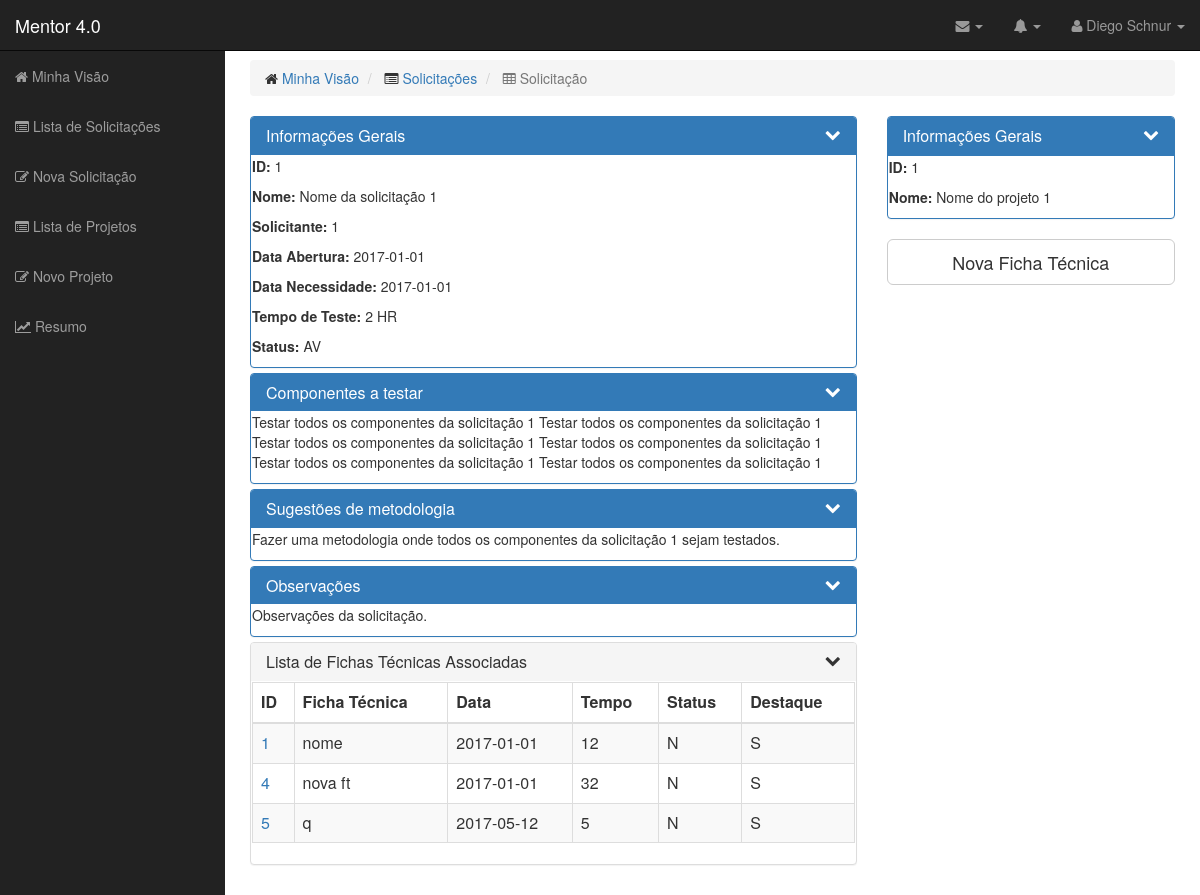
Screenshot of /lista-solicitacao.php?id=1 with the database file from the repository.
### tables this page shows
CREATE TABLE `tbl_solicitacoes` (
  `id_sol` int(11) NOT NULL AUTO_INCREMENT,
  `nome_sol` varchar(50) NOT NULL,
  `dataAbertura_sol` date NOT NULL,
  `dataNecessidade_sol` date DEFAULT NULL,
  `tempoTeste_sol` int(11) DEFAULT NULL,
  `unidadeMedida_sol` char(2) DEFAULT NULL,
  `componentesTestar_sol` mediumtext,
  `metodologia_sol` mediumtext,
  `observacoes_sol` mediumtext,
  `visibilidade_sol` char(2) DEFAULT 'PR',
  `status_sol` char(2) DEFAULT NULL,
  `idProjeto_sol` int(11) DEFAULT NULL,
  `idUsuario_sol` int(1) DEFAULT NULL,
  PRIMARY KEY (`id_sol`),
  UNIQUE KEY `nome_sol_UNIQUE` (`nome_sol`),
  KEY `fk_idprojeto_idx` (`idProjeto_sol`),
  KEY `fk_idusuario_usuario_idx` (`idUsuario_sol`),
  CONSTRAINT `fk_solicitacao_projeto` FOREIGN KEY (`idProjeto_sol`) REFERENCES `tbl_projetos` (`id_prj`) ON DELETE NO ACTION ON UPDATE NO ACTION,
  CONSTRAINT `fk_solicitacao_usuario` FOREIGN KEY (`idUsuario_sol`) REFERENCES `tbl_usuarios` (`id_us`) ON DELETE NO ACTION ON UPDATE NO ACTION
);

CREATE TABLE `tbl_fichastecnicas` (
  `id_ft` int(11) NOT NULL AUTO_INCREMENT,
  `nome_ft` varchar(50) NOT NULL,
  `dataInicial_ft` date DEFAULT NULL,
  `dataFinal_ft` date DEFAULT NULL,
  `tempoTeste_ft` int(11) DEFAULT NULL,
  `localTeste_ft` varchar(50) DEFAULT NULL,
  `cliente_ft` varchar(50) DEFAULT NULL,
  `acompanhamento_ft` varchar(50) DEFAULT NULL,
  `componentes_ft` mediumtext,
  `metodologia_ft` mediumtext,
  `observacoes_ft` mediumtext,
  `visibilidade_ft` enum('PR','PU') DEFAULT 'PR',
  `destaque_ft` enum('S','N') DEFAULT 'N',
  `status_ft` char(2) DEFAULT NULL,
  `id_solicitacao_ft` int(11) DEFAULT NULL,
  `id_usuario_ft` int(11) DEFAULT NULL,
  PRIMARY KEY (`id_ft`),
  KEY `nome_ft_UNIQUE` (`nome_ft`),
  KEY `fk_idSolicitacao_sol_idx` (`id_solicitacao_ft`),
  KEY `fk_usuario_fichatecnica_idx` (`id_usuario_ft`),
  CONSTRAINT `fk_solicitacao_fichatecnica` FOREIGN KEY (`id_solicitacao_ft`) REFERENCES `tbl_solicitacoes` (`id_sol`) ON DELETE NO ACTION ON UPDATE NO ACTION,
  CONSTRAINT `fk_usuario_fichatecnica` FOREIGN KEY (`id_usuario_ft`) REFERENCES `tbl_usuarios` (`id_us`) ON DELETE NO ACTION ON UPDATE NO ACTION
);

CREATE TABLE `tbl_projetos` (
  `id_prj` int(11) NOT NULL AUTO_INCREMENT,
  `nome_prj` varchar(70) NOT NULL,
  `descricao_prj` varchar(200) DEFAULT NULL,
  `status_prj` char(1) NOT NULL DEFAULT 'I',
  `id_usuario_prj` int(11) DEFAULT NULL,
  PRIMARY KEY (`id_prj`),
  UNIQUE KEY `nome_projeto_UNIQUE` (`nome_prj`),
  KEY `fk_usuario_projeto_idx` (`id_usuario_prj`),
  CONSTRAINT `fk_usuario_projeto` FOREIGN KEY (`id_usuario_prj`) REFERENCES `tbl_usuarios` (`id_us`) ON DELETE NO ACTION ON UPDATE NO ACTION
);

### Persistence/ConnectionDB.php (called while the page is built, shortened)
<?php
class ConnectionDB extends PDO {
    private static $instance = null;
    public static function getInstance() {
        if (!isset(self::$instance)) {
            try {
                self::$instance = new ConnectionDB("mysql:dbname=db_mentor;host=localhost", "root", "495715");
            } catch (Exception $e) {
                echo "Ocorreram erros ao tentar conectar com o BD!";
                echo "$e";
                exit();
            }
        }
        return self::$instance;
    }
}

### Dao/SolicitacaoDAO.php (called while the page is built, shortened)
<?php
class SolicitacaoDAO {
    private $connection = null;
    public function __construct() {
        $this->connection = ConnectionDB::getInstance();
    }
    public function listaSolicitacao($id_sol) {
        try {
            $status = $this->connection->prepare(""
                    . "select * from tbl_solicitacoes where id_sol = ?");
            $status->bindValue(1, $id_sol, PDO::PARAM_INT);
            $status->execute();
            $solicitacao = $status->fetchAll(PDO::FETCH_CLASS);
            $this->connection = null;
            return $solicitacao;
        } catch (PDOException $exc) {
            echo 'Ocorreram erros ao pesquisar a solicitação!' . $exc;
        }
    }
}

### Dao/FichaTecnicaDAO.php (called while the page is built, shortened)
<?php
class FichaTecnicaDAO {
    private $connection = null;
    public function __construct() {
        $this->connection = ConnectionDB::getInstance();
    }
    public function listaFichasTecnicas($id_sol) {
        try {
            $SQLListaFts = "select * from tbl_fichastecnicas where id_solicitacao_ft = ? ";
            $status = $this->connection->prepare($SQLListaFts);
            $status->bindValue(1, $id_sol);
            $status->execute();
            $fichasTecnicas = $status->fetchAll(PDO::FETCH_CLASS, 'FichaTecnicaDAO');
            $this->connection = null;
            return $fichasTecnicas;
        } catch (PDOException $exc) {
            echo 'Ocorreram erros ao pesquisar as fichas técnicas!' . $exc;
        }
    }
}

### Dao/ProjetoDAO.php (called while the page is built, shortened)
<?php
class ProjetoDAO {
    private $connection = null;
    public function __construct() {
        $this->connection = ConnectionDB::getInstance();
    }
    public function listaProjeto($id_prj) {
        try {
            $QRList = "select * from tbl_projetos where id_prj = ?";
            $status = $this->connection->prepare($QRList);
            $status->bindValue(1, $id_prj, PDO::PARAM_INT);
            $status->execute();
            $projeto = $status->fetchAll(PDO::FETCH_CLASS);
            $this->connection = null;
            return $projeto;
        } catch (PDOException $exc) {
            echo 'Ocorreram erros ao pesquisar os projetos!' . $exc;
        }
    }
}

### lista-solicitacao.php (the view, shortened to what this page needs)
<?php
require_once("cabecalho.php");
$id_sol = $_GET['id'];
$solicitacaoDAO = new SolicitacaoDAO();
$sol = $solicitacaoDAO->listaSolicitacao($id_sol);
?>
<div class="row">
    <div class="col-lg-12">
        <ol class="breadcrumb">
            <li>
                <i class="fa fa-home"></i>  <a href="minhavisao.php">Minha Visão</a>
            </li>
            <li>
                <i class="fa fa-list-alt"></i>  <a href="lista-solicitacoes.php">Solicitações</a>
            </li>
            <li class="active">
                <i class="fa fa-table"></i> Solicitação
            </li>
        </ol>
    </div>
</div>
<div class="row">
    <div class="col-lg-12">
        <div class="row">
            <div class="col-lg-8">
                <div class="panel-group">
                    <div class="panel panel-primary">
                        <div class="panel-heading">
                            <h3 class="panel-title" data-parent="#panels-all">Informações Gerais
                                <a href="#">
                                    <i class="ace-icon fa bigger-125 fa-chevron-down" data-toggle="collapse" data-target="#collGerais"
                                       id="paineis-status"></i>
                                </a>
                            </h3>
                        </div>
                        <div class="panel-body collapse in" id="collGerais">
                            <p><strong>ID: </strong><?= $sol[0]->id_sol ?></p>
                            <p><strong>Nome: </strong><?= $sol[0]->nome_sol ?></p>
                            <p><strong>Solicitante: </strong><?= $sol[0]->idUsuario_sol ?></p>
                            <p><strong>Data Abertura: </strong><?= $sol[0]->dataAbertura_sol ?></p>
                            <p><strong>Data Necessidade: </strong><?= $sol[0]->dataNecessidade_sol ?></p>
                            <p><strong>Tempo de Teste: </strong><?= $sol[0]->tempoTeste_sol ?>  <?= $sol[0]->unidadeMedida_sol ?></p>
                            <p><strong>Status: </strong><?= $sol[0]->status_sol ?></p>
                        </div>
                    </div>
                    <div class="panel panel-primary">
                        <div class="panel-heading">
                            <h3 class="panel-title" data-parent="#panels-all">Componentes a testar
                                <a href="#">
                                    <i class="ace-icon fa bigger-125 fa-chevron-down" data-toggle="collapse" data-target="#collComponentes"
                                       id="paineis-status"></i>
                                </a>
                            </h3>
                        </div>
                        <div class="panel-body collapse in" id="collComponentes">
                            <p><?= $sol[0]->componentesTestar_sol ?></p>
                        </div>
                    </div>
                    <div class="panel panel-primary">
                        <div class="panel-heading">
                            <h3 class="panel-title" data-parent="#panels-all">Sugestões de metodologia
                                <a href="#">
                                    <i class="ace-icon fa bigger-125 fa-chevron-down" data-toggle="collapse" data-target="#collMetodologia"
                                       id="paineis-status"></i>
                                </a>
                            </h3>
                        </div>
                        <div class="panel-body collapse in" id="collMetodologia">
                            <p><?= $sol[0]->metodologia_sol ?></p>
                        </div>
                    </div>
                    <div class="panel panel-primary">
                        <div class="panel-heading">
                            <h3 class="panel-title" data-parent="#panels-all">Observações
                                <a href="#">
                                    <i class="ace-icon fa bigger-125 fa-chevron-down" data-toggle="collapse" data-target="#collObs"
                                       id="paineis-status"></i>
                                </a>
                            </h3>
                        </div>
                        <div class="panel-body collapse in" id="collObs">
                            <p><?= $sol[0]->observacoes_sol ?></p>
                        </div>
                    </div>
                    <div class="panel panel-default">
                        <div class="panel-heading">
                            <h3 class="panel-title" data-parent="#panels-all">Lista de Fichas Técnicas Associadas
                                <a href="#">
                                    <i class="ace-icon fa bigger-125 fa-chevron-down" data-toggle="collapse" data-target="#collFichas"
                                       id="paineis-status"></i>
                                </a>
                            </h3>
                        </div>
                        <div class="panel-body collapse in" id="collFichas">
                            <div class="table-responsive">
                                <table class="table table-bordered table-hover table-striped">
                                    <thead>
                                        <tr>
                                            <th>ID</th>
                                            <th>Ficha Técnica</th>
                                            <th>Data</th>
                                            <th>Tempo</th>
                                            <th>Status</th>
                                            <th>Destaque</th>
                                        </tr>
                                    </thead>
                                    <tbody>
                                        <?php
                                        $fichasTecnicasDAO = new FichaTecnicaDAO();
                                        $fichasTecnicas = $fichasTecnicasDAO->listaFichasTecnicas($id_sol);
                                        foreach ($fichasTecnicas as $ft) :
                                            ?>
                                            <tr>
                                                <td><a href="lista-fichaTecnica.php?id=<?= $ft->id_ft ?>"><?= $ft->id_ft ?></a></td>
                                                <td><?= $ft->nome_ft ?></td>
                                                <td><?= $ft->dataInicial_ft ?></td>
                                                <td><?= $ft->tempoTeste_ft ?></td>
                                                <td><?= $ft->status_ft ?></td>
                                                <td><?= $ft->destaque_ft ?></td>
                                            </tr>
                                            <?php
                                        endforeach;
                                        ?>
                                    </tbody>
                                </table>
                            </div>
                        </div>
                    </div>
                </div>
            </div>
            <div class="col-lg-4">
                <div class="panel panel-primary">
                    <div class="panel-heading">
                        <h3 class="panel-title" data-parent="#panels-all">Informações Gerais
                            <a href="#">
                                <i class="ace-icon fa bigger-125 fa-chevron-down" data-toggle="collapse" data-target="#collProjeto"
                                   id="paineis-status"></i>
                            </a>
                        </h3>
                    </div>
                    <div class="panel-body collapse in" id="collProjeto">
                        <?php
                        $projetoDAO = new ProjetoDAO();
                        $prj = $projetoDAO->listaProjeto($sol[0]->idProjeto_sol);
                        ?>
                        <p><strong>ID: </strong><?= $sol[0]->idProjeto_sol ?></p>
                        <p><strong>Nome: </strong><?= $prj[0]->nome_prj ?></p>
                    </div>
                </div>
                <a href="form-fichaTecnica.php" class="btn btn-default btn-block btn-lg" role="button">Nova Ficha Técnica</a>
            </div>
        </div>
    </div>
</div>
<?php include("rodape.php"); ?>

### css/sb-admin.css (style rules this page uses)
body { margin-top: 100px; background-color: #222; }
@media (min-width:768px) { body { margin-top: 50px; } }

### css/estilos.css (style rules this page uses)
#paineis-status { float: right; display: inline-block; position: relative; }

### rows the page displays
tbl_solicitacoes: id_sol "1", nome_sol "Nome da solicitação 1", idUsuario_sol "1", dataAbertura_sol "2017-01-01", dataNecessidade_sol "2017-01-01", tempoTeste_sol "2", unidadeMedida_sol "HR", status_sol "AV", componentesTestar_sol "Testar todos os componentes da solicitação 1 Testar todos os componentes da solicitação 1 Testar todos os componentes da solicitação 1 Testar todos os componentes da solicitação 1 Testar todos os componentes da solicitação 1 Testar todos os componentes da solicitação 1", metodologia_sol "Fazer uma metodologia onde todos os componentes da solicitação 1 sejam testados.", observacoes_sol "Observações da solicitação.", idProjeto_sol "1"
tbl_fichastecnicas: id_ft "1", nome_ft "nome", dataInicial_ft "2017-01-01", tempoTeste_ft "12", status_ft "N", destaque_ft "S"
tbl_fichastecnicas: id_ft "4", nome_ft "nova ft", dataInicial_ft "2017-01-01", tempoTeste_ft "32", status_ft "N", destaque_ft "S"
tbl_fichastecnicas: id_ft "5", nome_ft "q", dataInicial_ft "2017-05-12", tempoTeste_ft "5", status_ft "N", destaque_ft "S"
tbl_projetos: nome_prj "Nome do projeto 1"
